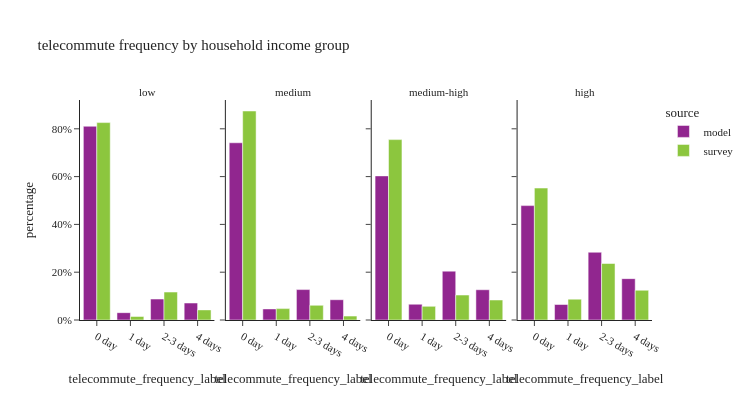

Notebook code for this chart:
### Code cell
util.plot_share_facetbar(per_data, 'person_weight', share_col="telecommute_frequency_label", title="telecommute frequency by household income group", 
                            facet_col="income_group", facet_col_wrap=4, height=400, orientation='v')

### Figure 1 — Plotly figure (JSON) as saved in the notebook; plotly's stock layout.template omitted (floating-point values rounded to 4 significant figures)
{"data": [{"alignmentgroup": "True", "customdata": [[156893], [5935], [16959], [13752]], "hovertemplate": "source=model<br>income_group=low<br>telecommute_frequency_label=%{x}<br>percentage=%{y}<br>sample_size=%{customdata[0]}<extra></extra>", "legendgroup": "model", "marker": {"color": "#91268F", "pattern": {"shape": ""}}, "name": "model", "offsetgroup": "model", "orientation": "v", "showlegend": true, "textposition": "auto", "type": "bar", "x": ["0 day", "1 day", "2-3 days", "4 days"], "xaxis": "x", "y": [0.8107, 0.03067, 0.08763, 0.07106], "yaxis": "y"}, {"alignmentgroup": "True", "customdata": [[285851], [17864], [49062], [32698]], "hovertemplate": "source=model<br>income_group=medium<br>telecommute_frequency_label=%{x}<br>percentage=%{y}<br>sample_size=%{customdata[0]}<extra></extra>", "legendgroup": "model", "marker": {"color": "#91268F", "pattern": {"shape": ""}}, "name": "model", "offsetgroup": "model", "orientation": "v", "showlegend": false, "textposition": "auto", "type": "bar", "x": ["0 day", "1 day", "2-3 days", "4 days"], "xaxis": "x2", "y": [0.7416, 0.04634, 0.1273, 0.08483], "yaxis": "y2"}, {"alignmentgroup": "True", "customdata": [[297952], [32602], [101009], [62562]], "hovertemplate": "source=model<br>income_group=medium-high<br>telecommute_frequency_label=%{x}<br>percentage=%{y}<br>sample_size=%{customdata[0]}<extra></extra>", "legendgroup": "model", "marker": {"color": "#91268F", "pattern": {"shape": ""}}, "name": "model", "offsetgroup": "model", "orientation": "v", "showlegend": false, "textposition": "auto", "type": "bar", "x": ["0 day", "1 day", "2-3 days", "4 days"], "xaxis": "x3", "y": [0.603, 0.06598, 0.2044, 0.1266], "yaxis": "y3"}, {"alignmentgroup": "True", "customdata": [[248244], [33615], [147044], [89731]], "hovertemplate": "source=model<br>income_group=high<br>telecommute_frequency_label=%{x}<br>percentage=%{y}<br>sample_size=%{customdata[0]}<extra></extra>", "legendgroup": "model", "marker": {"color": "#91268F", "pattern": {"shape": ""}}, "name": "model", "offsetgroup": "model", "orientation": "v", "showlegend": false, "textposition": "auto", "type": "bar", "x": ["0 day", "1 day", "2-3 days", "4 days"], "xaxis": "x4", "y": [0.4786, 0.06481, 0.2835, 0.173], "yaxis": "y4"}, {"alignmentgroup": "True", "customdata": [[419], [16], [53], [42]], "hovertemplate": "source=survey<br>income_group=low<br>telecommute_frequency_label=%{x}<br>percentage=%{y}<br>sample_size=%{customdata[0]}<extra></extra>", "legendgroup": "survey", "marker": {"color": "#8CC63E", "pattern": {"shape": ""}}, "name": "survey", "offsetgroup": "survey", "orientation": "v", "showlegend": true, "textposition": "auto", "type": "bar", "x": ["0 day", "1 day", "2-3 days", "4 days"], "xaxis": "x", "y": [0.826, 0.01481, 0.1169, 0.04231], "yaxis": "y"}, {"alignmentgroup": "True", "customdata": [[293], [22], [65], [40]], "hovertemplate": "source=survey<br>income_group=medium<br>telecommute_frequency_label=%{x}<br>percentage=%{y}<br>sample_size=%{customdata[0]}<extra></extra>", "legendgroup": "survey", "marker": {"color": "#8CC63E", "pattern": {"shape": ""}}, "name": "survey", "offsetgroup": "survey", "orientation": "v", "showlegend": false, "textposition": "auto", "type": "bar", "x": ["0 day", "1 day", "2-3 days", "4 days"], "xaxis": "x2", "y": [0.8745, 0.04767, 0.06148, 0.01635], "yaxis": "y2"}, {"alignmentgroup": "True", "customdata": [[613], [82], [217], [151]], "hovertemplate": "source=survey<br>income_group=medium-high<br>telecommute_frequency_label=%{x}<br>percentage=%{y}<br>sample_size=%{customdata[0]}<extra></extra>", "legendgroup": "survey", "marker": {"color": "#8CC63E", "pattern": {"shape": ""}}, "name": "survey", "offsetgroup": "survey", "orientation": "v", "showlegend": false, "textposition": "auto", "type": "bar", "x": ["0 day", "1 day", "2-3 days", "4 days"], "xaxis": "x3", "y": [0.7548, 0.05712, 0.1044, 0.08366], "yaxis": "y3"}, {"alignmentgroup": "True", "customdata": [[463], [83], [329], [219]], "hovertemplate": "source=survey<br>income_group=high<br>telecommute_frequency_label=%{x}<br>percentage=%{y}<br>sample_size=%{customdata[0]}<extra></extra>", "legendgroup": "survey", "marker": {"color": "#8CC63E", "pattern": {"shape": ""}}, "name": "survey", "offsetgroup": "survey", "orientation": "v", "showlegend": false, "textposition": "auto", "type": "bar", "x": ["0 day", "1 day", "2-3 days", "4 days"], "xaxis": "x4", "y": [0.5521, 0.08714, 0.2363, 0.1244], "yaxis": "y4"}], "layout": {"annotations": [{"font": {}, "showarrow": false, "text": "low", "x": 0.1175, "xanchor": "center", "xref": "paper", "y": 1, "yanchor": "bottom", "yref": "paper"}, {"font": {}, "showarrow": false, "text": "medium", "x": 0.3725, "xanchor": "center", "xref": "paper", "y": 1, "yanchor": "bottom", "yref": "paper"}, {"font": {}, "showarrow": false, "text": "medium-high", "x": 0.6275, "xanchor": "center", "xref": "paper", "y": 1, "yanchor": "bottom", "yref": "paper"}, {"font": {}, "showarrow": false, "text": "high", "x": 0.8825, "xanchor": "center", "xref": "paper", "y": 1, "yanchor": "bottom", "yref": "paper"}], "barmode": "group", "height": 400, "legend": {"title": {"text": "source"}, "tracegroupgap": 0}, "title": {"text": "telecommute frequency by household income group"}, "width": 750, "xaxis": {"anchor": "y", "domain": [0, 0.235], "title": {"text": "telecommute_frequency_label"}}, "xaxis2": {"anchor": "y2", "domain": [0.255, 0.49], "matches": "x", "title": {"text": "telecommute_frequency_label"}}, "xaxis3": {"anchor": "y3", "domain": [0.51, 0.745], "matches": "x", "title": {"text": "telecommute_frequency_label"}}, "xaxis4": {"anchor": "y4", "domain": [0.765, 1.0], "matches": "x", "title": {"text": "telecommute_frequency_label"}}, "yaxis": {"anchor": "x", "domain": [0, 1], "tickformat": ".0%", "title": {"text": "percentage"}}, "yaxis2": {"anchor": "x2", "domain": [0, 1], "matches": "y", "showticklabels": false, "tickformat": ".0%"}, "yaxis3": {"anchor": "x3", "domain": [0, 1], "matches": "y", "showticklabels": false}, "yaxis4": {"anchor": "x4", "domain": [0, 1], "matches": "y", "showticklabels": false}}}
